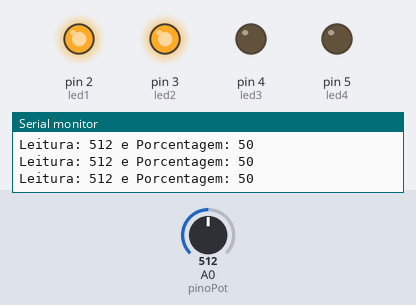
The sketch below on a simulated Arduino Uno, built with avr-gcc and run on an emulated ATmega328P. Shown: output pins drawn as LEDs (lit = HIGH), the last lines printed to the serial monitor. The inputs (shaded band) are chosen by the test bench; at power-on: A0 (pinoPot) = 512.

Above: at 1.2 s.
1.3 s: A0 (pinoPot) set to 504
At 1.7 s:
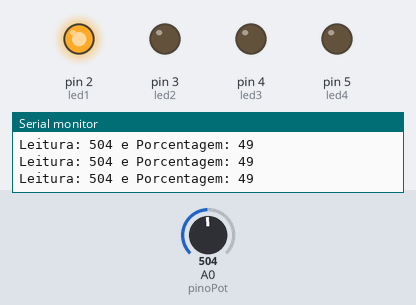
2.8 s: A0 (pinoPot) set to 272
4.3 s: A0 (pinoPot) set to 244
At 5.2 s:
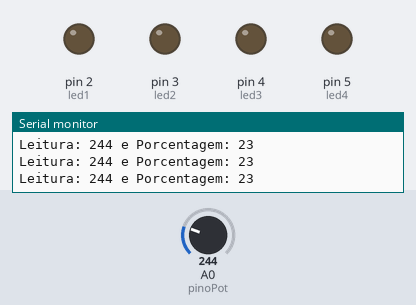
5.8 s: A0 (pinoPot) set to 900
At 6.3 s:
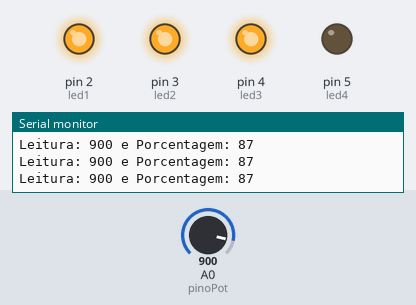
7.3 s: A0 (pinoPot) set to 921
8.8 s: A0 (pinoPot) set to 942
At 9.8 s:
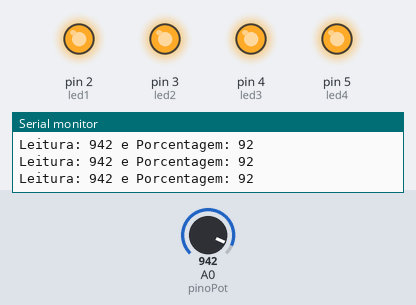
Timing chart, 0 to 11.3 s (numbered marks = the images above; inputs shaded):
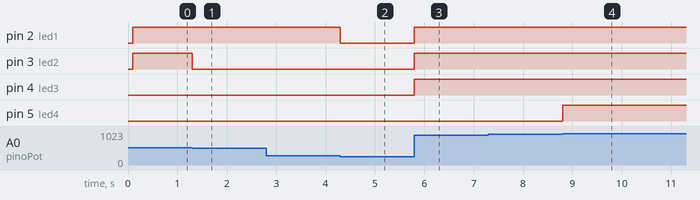

Measured:
- the behaviour switches between 512 and 511 on A0 (pinoPot) (found by bisection; images 0 and 1)
- the behaviour switches between 256 and 255 on A0 (pinoPot) (found by bisection; images 1 and 2)
- the behaviour switches between 930 and 931 on A0 (pinoPot) (found by bisection; images 3 and 4)
- after the input at 1.3 s, pin 3 (led2): HIGH → LOW at once
- after the input at 4.3 s, pin 2 (led1): HIGH → LOW at once
- after the input at 5.8 s, pin 2 (led1), pin 3 (led2), pin 4 (led3): LOW → HIGH at once
- after the input at 8.8 s, pin 5 (led4): LOW → HIGH at once

The sketch:

Ex3.ino
```cpp
const int led1 = 2;
const int led2 = 3;
const int led3 = 4;
const int led4 = 5;
const int pinoPot = A0;

unsigned long anteriorMillis = 0;
const long intervaloLeitura = 100;

void setup() {
  Serial.begin(9600);
  pinMode(led1, OUTPUT);
  pinMode(led2, OUTPUT);
  pinMode(led3, OUTPUT);
  pinMode(led4, OUTPUT);
}

void loop() {
  unsigned long atualMillis = millis();

  if (atualMillis - anteriorMillis >= intervaloLeitura) {
    anteriorMillis = atualMillis;

    int leitura = analogRead(pinoPot);

    int porcentagem = map(leitura, 0, 1023, 0, 100);


    Serial.print("Leitura: ");
    Serial.print(leitura);
    Serial.print(" e Porcentagem: ");
    Serial.println(porcentagem);


    digitalWrite(led1, (porcentagem >= 25) ? HIGH : LOW);
    digitalWrite(led2, (porcentagem >= 50) ? HIGH : LOW);
    digitalWrite(led3, (porcentagem >= 75) ? HIGH : LOW);
    digitalWrite(led4, (porcentagem > 90) ? HIGH : LOW);
  }
}
```
